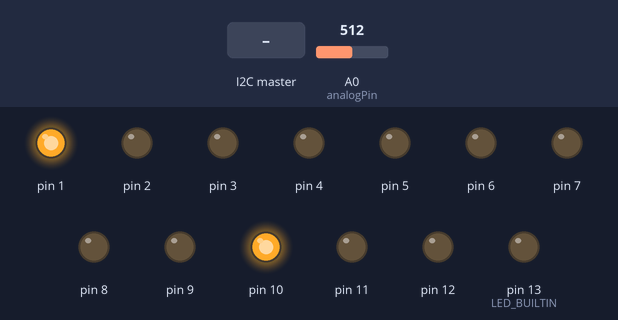
The sketch below on a simulated Arduino Uno, built with avr-gcc and run on an emulated ATmega328P. On the bench: output pins drawn as LEDs (lit = HIGH). The inputs (shaded band) are chosen by the test bench; at power-on: A0 (analogPin) = 512.

Above: at 4.0 s.
4.1 s: A0 (analogPin) set to 513
At 5.0 s:
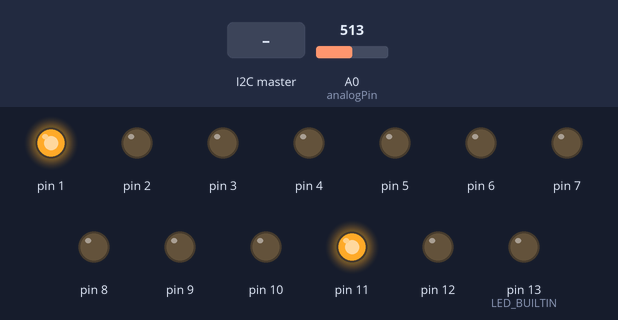
5.8 s: the I2C master sends the byte 2
At 6.2 s:
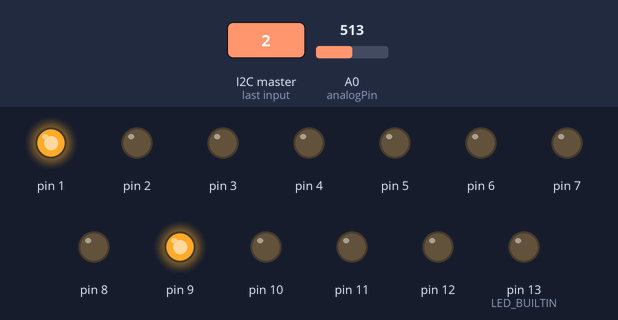
7.3 s: A0 (analogPin) set to 716
At 8.5 s:
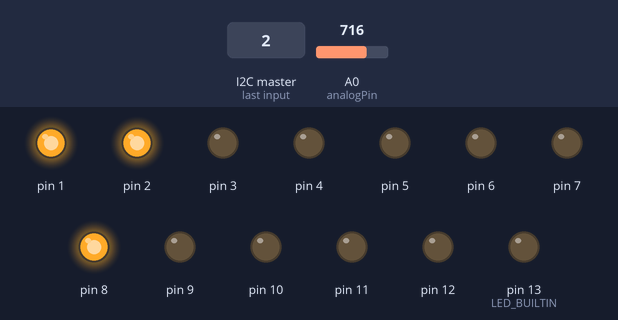
8.8 s: A0 (analogPin) set to 712
At 9.8 s:
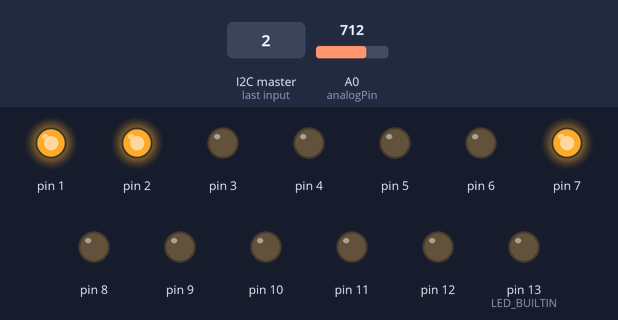
10.3 s: the I2C master sends the byte 2
At 11.0 s:
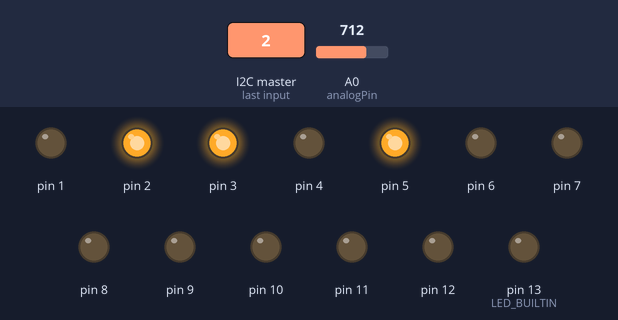
11.8 s: A0 (analogPin) set to 900
At 12.2 s:
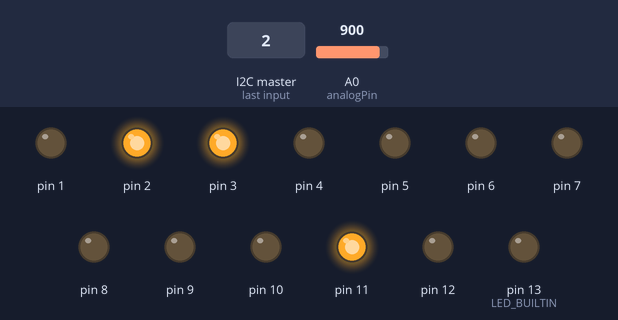
Timing chart, 0 to 14.3 s (numbered marks = the images above; inputs shaded):
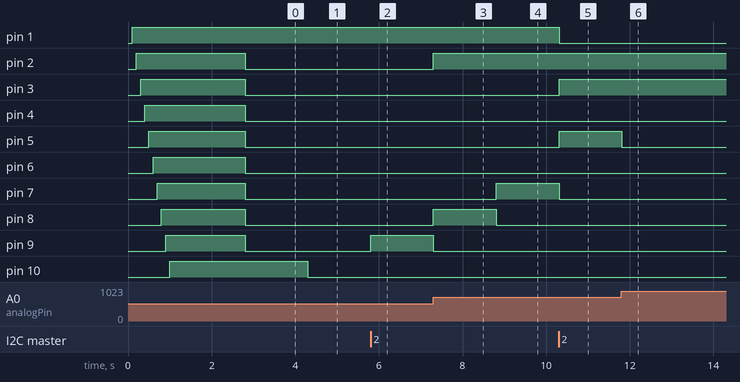

Measured:
- the behaviour switches between 512 and 513 on A0 (analogPin) (found by bisection; images 0 and 1)
- the behaviour switches between 713 and 712 on A0 (analogPin) (found by bisection; images 3 and 4)
- after the input at 4.1 s, pin 10: HIGH → LOW after 0.20 s; pin 11: LOW → HIGH after 0.20 s
- after the input at 5.8 s, pin 9: LOW → HIGH at once; pin 11: HIGH → LOW at once
- after the input at 7.3 s, pin 2, pin 8: LOW → HIGH at once; pin 9: HIGH → LOW at once
- after the input at 8.8 s, pin 7: LOW → HIGH at once; pin 8: HIGH → LOW at once
- after the input at 10.3 s, pin 1, pin 7: HIGH → LOW at once; pin 3, pin 5: LOW → HIGH at once
- after the input at 11.8 s, pin 5: HIGH → LOW at once; pin 11: LOW → HIGH at once

The sketch:

temp_i2c.ino
```cpp
#include <Wire.h>

#define analogPin A0 //the thermistor attach to
#define beta 4090 //the beta of the thermistor
#define resistance 10 //the value of the pull-down resistor
#define SLAVE_ADDRESS 0x04

#define CEL 1
#define FAR 2

int i;
int return_val = 11;
float temp;
int init_flag;
int tens;
int ones;
int decimal;
int ForC;
int tmp_reading;
int buttonState;
int lastButtonState = LOW;
long lastDebounceTime = 0;
long debounceDelay = 50;

void setup()
{
   // initialize i2c as slave
  Wire.begin(SLAVE_ADDRESS);
  init_flag = 1;
  ForC = FAR;
  // define callbacks for i2c communication
  Wire.onReceive(receiveData);
  Wire.onRequest(sendData);
  pinMode(0, INPUT);
  for (i = 1; i < 14; i++)
  {
    pinMode(i, OUTPUT);
    delay(100);
    digitalWrite(i, HIGH);
  }
  delay(1500);
  for (i = 1; i < 14; i++)
  {
    digitalWrite(i, LOW);
  }
//  Serial.begin(9600);
}

void loop()
{
  //delay(100);
  // debouncer
  /*
  tmp_reading = digitalRead(0);
  if (tmp_reading != lastButtonState)
    lastDebounceTime = millis();
  if ((millis() - lastDebounceTime) > debounceDelay)
  {
    if (tmp_reading != buttonState)
    {
      buttonState = tmp_reading;
      if (buttonState == HIGH)
      {
        ForC = (ForC == CEL ? FAR : CEL);
//        Serial.print("change: ");
//        Serial.println(ForC);
      }
    }
  }
  lastButtonState = tmp_reading;
  */
//  ForC = CEL;
  temp = anaTemp();
  switch (tens)
  {
    case 2: // celcius
      digitalWrite(3, LOW); // red
      digitalWrite(2, LOW); // yellow
      digitalWrite(1, HIGH); // green
      break;
    case 3: // celcius
      digitalWrite(3, LOW); // red
      digitalWrite(2, HIGH); // yellow
      digitalWrite(1, LOW); // green
      break;
    case 6: // cold
      digitalWrite(3, HIGH); // red
      digitalWrite(2, LOW); // yellow
      digitalWrite(1, HIGH); // green
      break;
    case 7: // just right
      digitalWrite(3, LOW); // red
      digitalWrite(2, LOW); // yellow
      digitalWrite(1, HIGH); // green
      break;
    case 8: // kinda hot
      digitalWrite(3, LOW); // red
      digitalWrite(2, HIGH); // yellow
      digitalWrite(1, LOW); // green
      break;
    case 9: // pretty hot
        digitalWrite(3, HIGH); // red
        digitalWrite(2, LOW); // yellow
        digitalWrite(1, LOW); // green
      break;
     default: // very hot or very cold
      if (tens >= 10)
      {
        digitalWrite(3, HIGH); // red
        digitalWrite(2, HIGH); // yellow
        digitalWrite(1, LOW); // green
      }
      if (tens <= 5)
      {
        digitalWrite(3, LOW); // red
        digitalWrite(2, HIGH); // yellow
        digitalWrite(1, HIGH); // green
      }
       break;
  }
  switch (ones)
  {
      case 0:
        digitalWrite(4, HIGH);
        for (i = 5; i < 14; i++) digitalWrite(i, LOW);
        break;
      case 1:
        digitalWrite(4, LOW);
        digitalWrite(5, HIGH);
        for (i = 6; i < 14; i++) digitalWrite(i, LOW);
        break;
      case 2:
        digitalWrite(4, LOW);
        digitalWrite(5, LOW);
        digitalWrite(6, HIGH);
        for (i = 7; i < 14; i++) digitalWrite(i, LOW);
        break;
      case 3:
        for (i = 4; i < 7; i++) digitalWrite(i, LOW);
        digitalWrite(7, HIGH);
        for (i = 8; i < 14; i++) digitalWrite(i, LOW);
        break;
      case 4:
        for (i = 4; i < 8; i++) digitalWrite(i, LOW);
        digitalWrite(8, HIGH);
        for (i = 9; i < 14; i++) digitalWrite(i, LOW);
        break;
      case 5:
        for (i = 4; i < 9; i++) digitalWrite(i, LOW);
        digitalWrite(9, HIGH);
        for (i = 10; i < 14; i++) digitalWrite(i, LOW);
        break;
      case 6:
        for (i = 4; i < 10; i++) digitalWrite(i, LOW);
        digitalWrite(10, HIGH);
        for (i = 11; i < 14; i++) digitalWrite(i, LOW);
        break;
      case 7:
        for (i = 4; i < 11; i++) digitalWrite(i, LOW);
        digitalWrite(11, HIGH);
        for (i = 12; i < 14; i++) digitalWrite(i, LOW);
        break;
      case 8:
        for (i = 4; i < 12; i++) digitalWrite(i, LOW);
        digitalWrite(12, HIGH);
        for (i = 13; i < 14; i++) digitalWrite(i, LOW);
        break;
      case 9:
        for (i = 4; i < 13; i++) digitalWrite(i, LOW);
        digitalWrite(LED_BUILTIN, HIGH);
        break;
  }
//  int tempT = tempF * 1000;
//  Serial.print("TempF: ");
//  Serial.println(tempF);
//  Serial.print("dec:");
//  Serial.println(dec);
  delay(500); //wait for 100 milliseconds
}

void receiveData(int byteCount)
{
  while (Wire.available())
  {
    return_val = Wire.read();
    if (return_val == 1)
      return_val = decimal;
    if (return_val == 2)
      ForC = (ForC == CEL ? FAR : CEL);
  }
    /*
    switch (return_val)
    {
      case 1:
        if (state == 0)
        {
          digitalWrite(LED_BUILTIN, HIGH);
          state = 1;
        }
        else
        {
          digitalWrite(LED_BUILTIN, LOW);
          state = 0;
        }
        break;
      case 2:
        return_val = (int)temp;
        break;
      case 3:
        return_val = (int)ldr;
        break;
      case 4:
        finalTemp = tempF * 1000;
        return_val = (int)finalTemp;
          break;
      default:
        break;
    }
  }
  */
}

void sendData()
{
  if (init_flag == 1)
  {
    init_flag = 2;
    return_val = 42;
  }
  Wire.write(return_val);
}

// Get the internal temperature of the Arduino
double GetTemp(void)
{
  unsigned int wADC;
  double t;
  double u;
  ADMUX = (_BV(REFS1) | _BV(REFS0) | _BV(MUX3));
  ADCSRA |= _BV(ADEN); // enable the ADC
  delay(20); // wait for voltages to become stable
  ADCSRA |= _BV(ADSC); // start the ADC
  while (bit_is_set(ADCSRA, ADSC));
  wADC = ADCW;
  t = (wADC - 324.31) / 1.22;
  u = ((t * 9) / 5) + 32;
  t = u;
  return (t);
}

float anaTemp(void)
{
  long a = analogRead(A0);
  //the calculating formula of temperature
  float tempC = beta /(log((1025.0 * 10 / a - 10) / 10) + beta / 298.0) - 273.0;
  float tempF = ((tempC * 9) / 5) + 32;
//  last = (int)tempF % 100;
//  dec = tempF - (float)first; // for decimal
//dec *= 100;
//  dec *= 10;
//  last = (int)dec;
/*
  Serial.print(first);
  Serial.print(":");
  Serial.println(last);*/
  if (ForC == FAR)
  {
    tens = (int)tempF / 10;
    ones = (int)tempF % 10;
    decimal = 11;
  }
  if (ForC == CEL)
  {
    tempC *= 10;
    /*
      test = round(numA);
      printf("test: %l\n", test);
    */
    decimal = (int)tempC % 10;
    tens = (int)tempC / 100;
    //tenB /= 10;
    ones = (int)tempC % 100;
    ones /= 10;
  }
}
```
